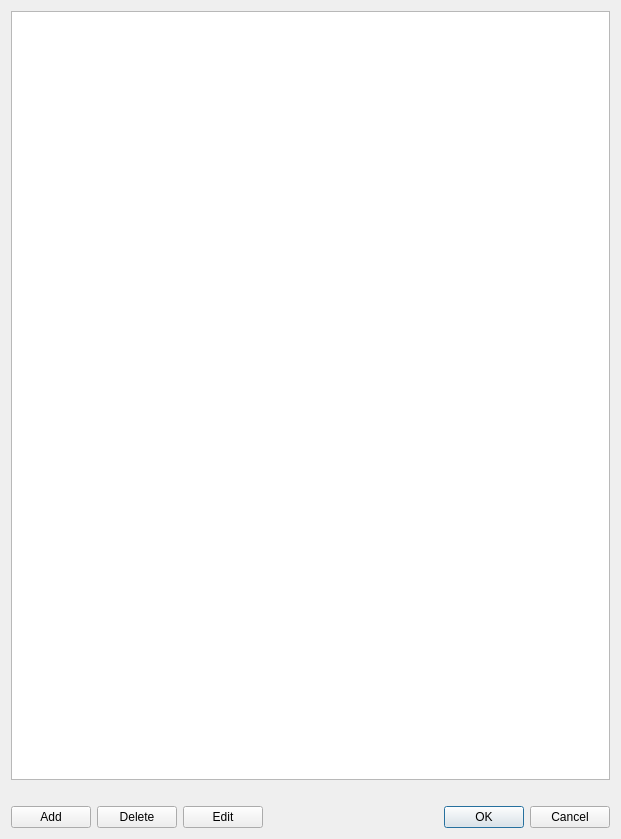
<?xml version="1.0" encoding="UTF-8"?>
<ui version="4.0">
 <class>DlgMountsEditor</class>
 <widget class="QDialog" name="DlgMountsEditor">
  <property name="geometry">
   <rect>
    <x>0</x>
    <y>0</y>
    <width>621</width>
    <height>839</height>
   </rect>
  </property>
  <property name="windowTitle">
   <string>Mounts editor dialog</string>
  </property>
  <layout class="QVBoxLayout" name="verticalLayout">
   <item>
    <widget class="QTableWidget" name="twMounts">
     <property name="alternatingRowColors">
      <bool>true</bool>
     </property>
    </widget>
   </item>
   <item>
    <widget class="QLabel" name="lblStatus">
     <property name="text">
      <string/>
     </property>
    </widget>
   </item>
   <item>
    <layout class="QHBoxLayout" name="horizontalLayout">
     <item>
      <widget class="QPushButton" name="pbAddMount">
       <property name="font">
        <font>
         <weight>50</weight>
         <bold>false</bold>
        </font>
       </property>
       <property name="text">
        <string>Add</string>
       </property>
      </widget>
     </item>
     <item>
      <widget class="QPushButton" name="pbDeleteMount">
       <property name="font">
        <font>
         <weight>50</weight>
         <bold>false</bold>
        </font>
       </property>
       <property name="text">
        <string>Delete</string>
       </property>
      </widget>
     </item>
     <item>
      <widget class="QPushButton" name="pbEditMount">
       <property name="font">
        <font>
         <weight>50</weight>
         <bold>false</bold>
        </font>
       </property>
       <property name="text">
        <string>Edit</string>
       </property>
      </widget>
     </item>
     <item>
      <spacer name="horizontalSpacer">
       <property name="orientation">
        <enum>Qt::Horizontal</enum>
       </property>
       <property name="sizeHint" stdset="0">
        <size>
         <width>40</width>
         <height>20</height>
        </size>
       </property>
      </spacer>
     </item>
     <item>
      <widget class="QDialogButtonBox" name="buttonBox">
       <property name="orientation">
        <enum>Qt::Horizontal</enum>
       </property>
       <property name="standardButtons">
        <set>QDialogButtonBox::Cancel|QDialogButtonBox::Ok</set>
       </property>
      </widget>
     </item>
    </layout>
   </item>
  </layout>
 </widget>
 <resources/>
 <connections>
  <connection>
   <sender>buttonBox</sender>
   <signal>accepted()</signal>
   <receiver>DlgMountsEditor</receiver>
   <slot>accept()</slot>
   <hints>
    <hint type="sourcelabel">
     <x>248</x>
     <y>254</y>
    </hint>
    <hint type="destinationlabel">
     <x>157</x>
     <y>274</y>
    </hint>
   </hints>
  </connection>
  <connection>
   <sender>buttonBox</sender>
   <signal>rejected()</signal>
   <receiver>DlgMountsEditor</receiver>
   <slot>reject()</slot>
   <hints>
    <hint type="sourcelabel">
     <x>316</x>
     <y>260</y>
    </hint>
    <hint type="destinationlabel">
     <x>286</x>
     <y>274</y>
    </hint>
   </hints>
  </connection>
 </connections>
</ui>
